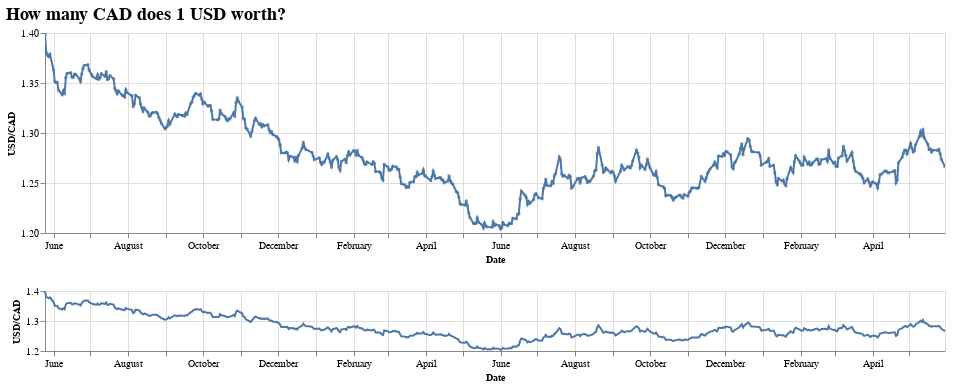

Notebook code cell kept with this figure:
### Markdown cell above
## Plotting Historically
The function `plot_historical` plots the historical rate of the entered currencies within a specific period of time.

### Code cell
plot_historical('2020-05-23', '2022-05-30', 'USD', 'CAD')

### Figure 1 — Vega-Lite specification as saved in the notebook (floating-point values rounded to 4 significant figures; data arrays with more than 128 entries replaced by an {"elided": "..."} marker saying what was removed)
{"config": {"view": {"continuousWidth": 400, "continuousHeight": 300}, "axis": {"labelFont": "Cambria", "labelFontSize": 10, "titleFont": "Cambria", "titleFontSize": 10}, "title": {"anchor": "start", "font": "Cambria", "fontSize": 18}}, "vconcat": [{"layer": [{"mark": "line", "encoding": {"tooltip": [{"field": "date", "type": "temporal"}, {"field": "USD/CAD", "type": "quantitative"}], "x": {"field": "date", "title": "Date", "type": "temporal"}, "y": {"field": "USD/CAD", "scale": {"zero": false}, "type": "quantitative"}}, "height": 200, "width": 900}, {"mark": {"type": "point", "size": 2}, "encoding": {"tooltip": [{"field": "date", "type": "temporal"}, {"field": "USD/CAD", "type": "quantitative"}], "x": {"field": "date", "title": "Date", "type": "temporal"}, "y": {"field": "USD/CAD", "scale": {"zero": false}, "type": "quantitative"}}, "height": 200, "width": 900}], "encoding": {"x": {"field": "date", "scale": {"domain": {"selection": "selector004"}}, "type": "temporal"}}}, {"mark": "line", "encoding": {"tooltip": [{"field": "date", "type": "temporal"}, {"field": "USD/CAD", "type": "quantitative"}], "x": {"field": "date", "title": "Date", "type": "temporal"}, "y": {"field": "USD/CAD", "scale": {"zero": false}, "type": "quantitative"}}, "height": 60, "selection": {"selector004": {"type": "interval", "encodings": ["x"]}}, "width": 900}], "data": {"name": "data-fb099abf61f02bb3244717c1b8f6d740"}, "title": "How many CAD does 1 USD worth?", "$schema": "https://vega.github.io/schema/vega-lite/v4.17.0.json", "datasets": {"data-fb099abf61f02bb3244717c1b8f6d740": {"elided": "503 records"}}}
